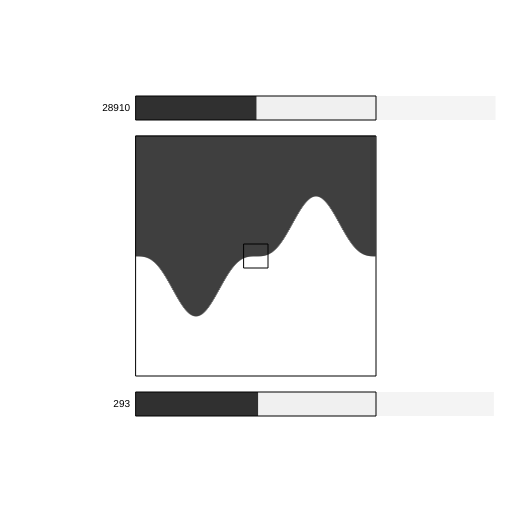
Frame 1 (no input)
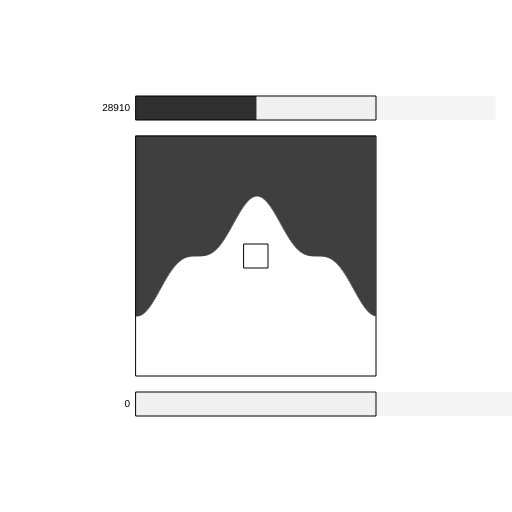
Frame 60 (no input)
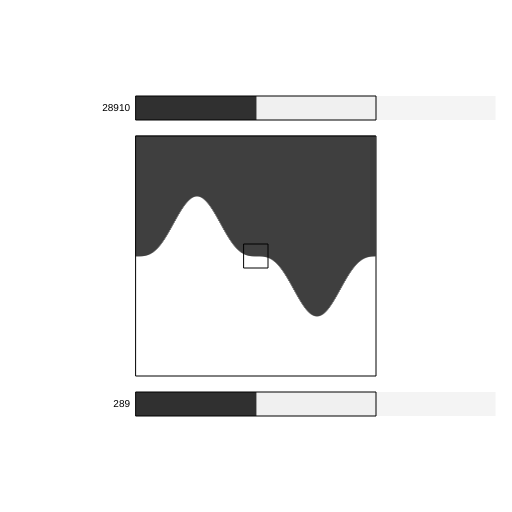
Frame 120 (the mouse pressed at the canvas centre since frame 60)

The p5.js sketch that drew these frames (run headless with seeded random() and noise() and a simulated clock; from frame 60 on, the mouse is pressed at the canvas centre):

// p5.js sketch
// ── sketch.js
var WIDTH = 512,
  HEIGHT = 512,
  t,
  SIZE = 240

function setup() {
  createCanvas(WIDTH, HEIGHT)
  pixelDensity(1)
  t = 0
}

function drawGuide() {
  push()
  stroke(255, 0, 0, 0)
  noFill()
  line(0, height / 2, width, height / 2)
  line(width / 2, 0, width / 2, height)

  translate(width / 2, height / 2)

  {
    push()
    translate(-SIZE / 2, -SIZE / 2)
    square(0, 0, SIZE)
    pop()
  }

  {
    push()
    translate(-SIZE / 2, SIZE / 2 + 16)
    rect(0, 0, SIZE, 24)
    pop()
  }

  {
    push()
    translate(-SIZE / 2, -SIZE / 2 - 16 - 24)
    rect(0, 0, SIZE, 24)
    pop()
  }

  pop()
}

function drawWorld(t) {
  push()

  translate(width / 2, height / 2)
  translate(-SIZE / 2, -SIZE / 2)

  var base = SIZE * 0.5,
    max = SIZE * 0.25
  for (var x = 0; x < SIZE; x++) {
    var radian = ((x + t) / SIZE) * TWO_PI
    var length = base + sin(radian) * sin(radian) * sin(radian) * max
    line(x, 0, x, length)
  }

  pop()
}

function drawUI({ world, person }) {
  push()

  stroke(0)
  fill(255)

  translate(width / 2, height / 2)

  // world
  {
    push()
    noFill()
    translate(-SIZE / 2, -SIZE / 2)
    square(0, 0, SIZE)

    pop()
  }

  // person
  {
    push()
    var size = 24
    translate(-size / 2, -size / 2)

    stroke(0)
    noFill()
    square(0, 0, size)

    pop()
  }

  // world detail
  {
    push()
    translate(-SIZE / 2, -SIZE / 2 - 16 - 24)

    noStroke()
    fill(240)
    rect(0, 0, SIZE, 24)

    noStroke()

    {
      push()
      fill(0)
      textSize(10)
      textAlign(RIGHT, CENTER)
      text(world.dark, -6, 12)

      translate(SIZE, 0)
      textAlign(LEFT, CENTER)
      text(world.light, 6, 12)
      pop()
    }

    {
      push()
      fill(48)
      translate(0, 0)
      var rate = world.dark / world.total
      rect(0, 0, SIZE * rate * 1, 24)
      pop()
    }
    {
      push()
      fill(244)
      translate(SIZE, 0)
      var rate = world.light / world.total
      rect(0, 0, SIZE * rate * -1, 24)
      pop()
    }

    stroke(0)
    noFill(128)
    rect(0, 0, SIZE, 24)

    pop()
  }

  // a person
  {
    push()

    translate(-SIZE / 2, SIZE / 2 + 16)

    noStroke()
    fill(240)
    rect(0, 0, SIZE, 24)

    noStroke()

    {
      push()
      fill(0)
      textSize(10)
      textAlign(RIGHT, CENTER)
      text(person.dark, -6, 12)

      translate(SIZE, 0)
      textAlign(LEFT, CENTER)
      text(person.light, 6, 12)
      pop()
    }

    {
      push()
      fill(48)
      translate(0, 0)
      var rate = person.dark / person.total
      rect(0, 0, SIZE * rate * 1, 24)
      pop()
    }
    {
      push()
      fill(244)
      translate(SIZE, 0)
      var rate = person.light / person.total
      rect(0, 0, SIZE * rate * -1, 24)
      pop()
    }

    stroke(0)
    noFill(128)
    rect(0, 0, SIZE, 24)
    pop()
  }

  pop()
}

function calcWorld() {
  loadPixels()

  var world = (() => {
    var dark = 0,
      light = 0

    var x1 = width / 2 - SIZE / 2,
      y1 = height / 2 - SIZE / 2,
      x2 = width / 2 + SIZE / 2,
      y2 = width / 2 + SIZE / 2
    for (var x = x1; x < x2; x++) {
      for (var y = y1; y < y2; y++) {
        var i = (x + y * width) * 4

        if (pixels[i] > 128) {
          light++
        } else {
          dark++
        }
      }
    }

    return { dark, light, total: dark + light }
  })()

  var person = (() => {
    var dark = 0,
      light = 0

    var x1 = width / 2 - 24 / 2,
      y1 = height / 2 - 24 / 2,
      x2 = width / 2 + 24 / 2,
      y2 = width / 2 + 24 / 2
    for (var x = x1; x < x2; x++) {
      for (var y = y1; y < y2; y++) {
        var i = (x + y * width) * 4

        if (pixels[i] > 128) {
          light++
        } else {
          dark++
        }
      }
    }

    return { dark, light, total: dark + light }
  })()

  return {
    world,
    person,
  }
}

function draw() {
  background(255)
  stroke(0)

  drawGuide()

  drawWorld(t)

  var state = calcWorld()

  drawUI(state)

  t++
}
